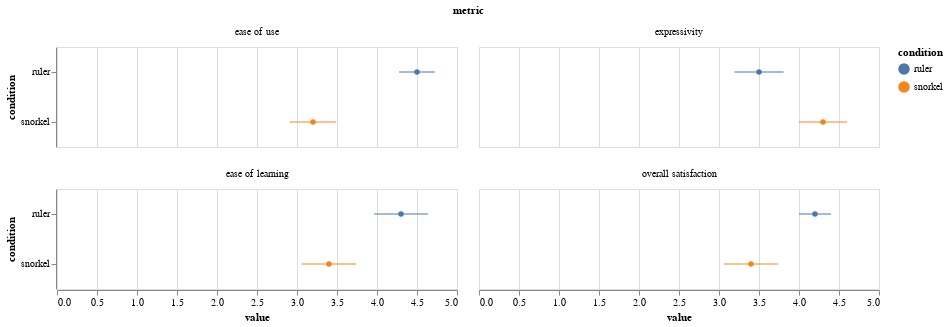

The notebook cell this image was saved under:
### Code cell
error_bars = alt.Chart(df_qm).mark_errorbar(extent='stderr').encode(
  x=alt.X('value:Q'),
  y=alt.Y('condition:N'),
      color=alt.Color('condition:N', sort=['ruler'])
).properties(width=400,height=100)

points = alt.Chart(df_qm).mark_point(filled=True).encode(
  x=alt.X('value:Q', aggregate='mean'),
  y=alt.Y('condition:N'),
    color=alt.Color('condition:N', sort=['ruler'])
).properties(width=400,height=100)

(error_bars + points).facet(
    facet= alt.Facet('metric:N',sort=['ease of use', 'expressivity', 'ease of learning', 'overall']),
    columns=2
)
